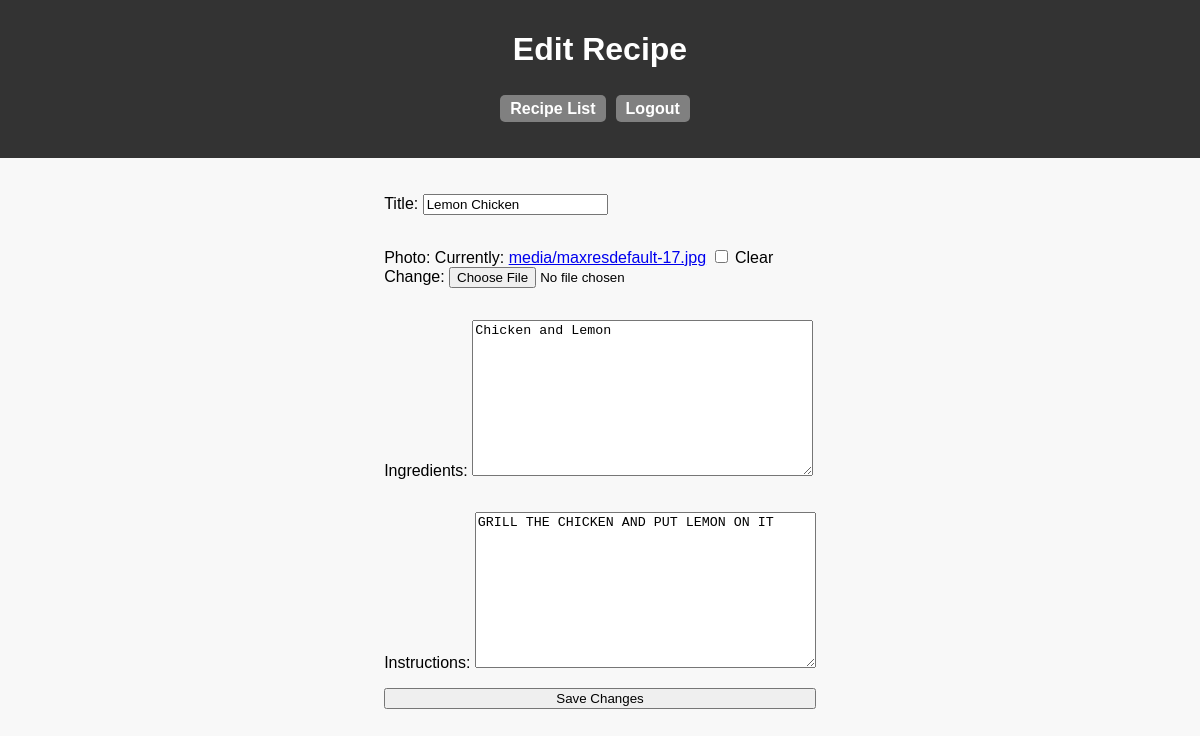
Screenshot of /recipes/10/edit/ (signed in) with the database file from the repository.
### mainapp/models.py (models this page shows, shortened)
class Recipe(models.Model):
    author = models.ForeignKey(User, on_delete=models.CASCADE)
    title = models.CharField(max_length=200)
    photo = models.ImageField(upload_to='media/', blank=True)
    ingredients = models.TextField()
    instructions = models.TextField()

### mainapp/views.py (the view)
# urls.py: path('recipes/<int:pk>/edit/', edit_recipe, name='recipe_edit'),
@login_required(login_url='/login')
def edit_recipe(request, pk):
    recipe = get_object_or_404(Recipe, pk=pk)
    if request.user == recipe.author:
        if request.method == 'POST':
            form = RecipeForm(request.POST, request.FILES, instance=recipe)
            if form.is_valid():
                form.save()
                return redirect('recipe_list')
        else:
            form = RecipeForm(instance=recipe)
        return render(request, 'recipe_edit.html', {'form': form})
    else:
        return redirect('recipe_list')

### mainapp/forms.py
class RecipeForm(forms.ModelForm):
    class Meta:
        model = Recipe
        fields = ['title', 'photo', 'ingredients', 'instructions']

### templates/recipe_edit.html (shortened to what this page needs)
<!DOCTYPE html>
<html lang="en">
<head>
</head>
<body>
<header>
    <h1>Edit Recipe</h1>
<nav>
    <ul>
        <li><a href="{% url 'recipe_list' %}">Recipe List</a></li>
    </ul>
    <ul>
        <li><a href="{% url 'logout' %}">Logout</a></li>
    </ul>
</nav>
    </header>
 <div class="forms">
<form method="post" enctype="multipart/form-data">
        {{ form.as_p }}
        <input type="submit" value="Save Changes">
    </form>
 </div>
</body>
</html>

### templates/recipe_edit.html (style rules this page uses)
body { font-family: 'Arial', sans-serif; background-color: #f8f8f8; margin: 0; padding: 0; display: grid; }
header { background-color: #333; color: white; padding: 10px; text-align: center; margin-bottom: 20px; }
nav { padding: 10px; margin-bottom: 20px; display: flex; justify-content: center; }
nav ul { list-style-type: none; margin: 0; padding: 0; }
nav li { display: inline-block; margin-right: 10px; }
nav a { color: white; text-decoration: none; font-weight: bold; font-size: 16px; padding: 5px 10px; border-radius: 5px; transition: background-color 0.3s; text-align: right; background: gray; }
h1 { text-align: center; color: white; }
form { display: grid; justify-content: center; }

### rows the page displays
Recipe: title "Lemon Chicken", ingredients "Chicken and Lemon", instructions "GRILL THE CHICKEN AND PUT LEMON ON IT"
